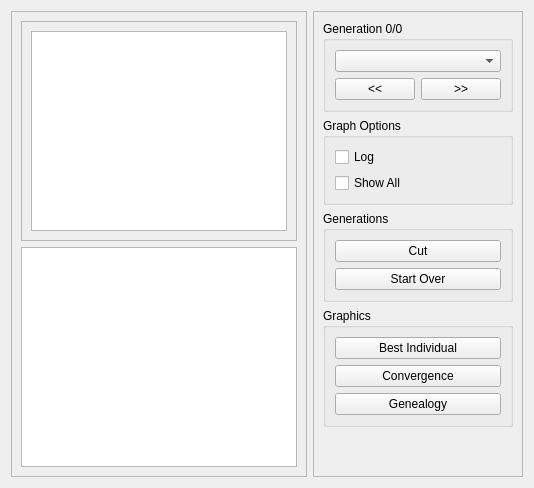
      <widget class="QWidget" name="tab">
       <attribute name="title">
        <string>Results</string>
       </attribute>
       <layout class="QHBoxLayout" name="horizontalLayout_5">
        <item>
         <widget class="QFrame" name="left_menu_frame">
          <property name="frameShape">
           <enum>QFrame::StyledPanel</enum>
          </property>
          <property name="frameShadow">
           <enum>QFrame::Raised</enum>
          </property>
          <layout class="QVBoxLayout" name="verticalLayout_7">
           <item>
            <widget class="QFrame" name="frame_14">
             <property name="frameShape">
              <enum>QFrame::StyledPanel</enum>
             </property>
             <property name="frameShadow">
              <enum>QFrame::Raised</enum>
             </property>
             <layout class="QVBoxLayout" name="chart_layout">
              <item>
               <widget class="QTextEdit" name="textEdit_2"/>
              </item>
             </layout>
            </widget>
           </item>
           <item>
            <widget class="QTableView" name="db_view">
             <attribute name="horizontalHeaderCascadingSectionResizes">
              <bool>true</bool>
             </attribute>
             <attribute name="horizontalHeaderShowSortIndicator" stdset="0">
              <bool>true</bool>
             </attribute>
             <attribute name="horizontalHeaderStretchLastSection">
              <bool>true</bool>
             </attribute>
            </widget>
           </item>
          </layout>
         </widget>
        </item>
        <item>
         <widget class="QFrame" name="right_menu_frame">
          <property name="frameShape">
           <enum>QFrame::StyledPanel</enum>
          </property>
          <property name="frameShadow">
           <enum>QFrame::Raised</enum>
          </property>
          <layout class="QVBoxLayout" name="verticalLayout_11">
           <item>
            <widget class="QGroupBox" name="gen_count_group">
             <property name="title">
              <string>Generation 0/0</string>
             </property>
             <layout class="QGridLayout" name="gridLayout_2">
              <item row="1" column="0">
               <widget class="QPushButton" name="prev_gen_button">
                <property name="text">
                 <string>&lt;&lt;</string>
                </property>
               </widget>
              </item>
              <item row="0" column="0" colspan="2">
               <widget class="QComboBox" name="gen_count_combo"/>
              </item>
              <item row="1" column="1">
               <widget class="QPushButton" name="next_gen_button">
                <property name="text">
                 <string>&gt;&gt;</string>
                </property>
               </widget>
              </item>
             </layout>
            </widget>
           </item>
           <item>
            <widget class="QGroupBox" name="groupBox_4">
             <property name="title">
              <string>Graph Options</string>
             </property>
             <layout class="QVBoxLayout" name="verticalLayout_12">
              <item>
               <widget class="QCheckBox" name="log_check">
                <property name="text">
                 <string>Log</string>
                </property>
               </widget>
              </item>
              <item>
               <widget class="QCheckBox" name="show_all_check">
                <property name="text">
                 <string>Show All</string>
                </property>
               </widget>
              </item>
             </layout>
            </widget>
           </item>
           <item>
            <widget class="QGroupBox" name="groupBox_3">
             <property name="title">
              <string>Generations</string>
             </property>
             <layout class="QVBoxLayout" name="verticalLayout_13">
              <item>
               <widget class="QPushButton" name="gen_cut_button">
                <property name="toolTip">
                 <string>Remove generations ahead of the current generation</string>
                </property>
                <property name="text">
                 <string>Cut</string>
                </property>
               </widget>
              </item>
              <item>
               <widget class="QPushButton" name="gen_start_over_button">
                <property name="toolTip">
                 <string>Remove all the generations, maintaining only the last generation computed</string>
                </property>
                <property name="text">
                 <string>Start Over</string>
                </property>
               </widget>
              </item>
             </layout>
            </widget>
           </item>
           <item>
            <widget class="QGroupBox" name="groupBox_8">
             <property name="title">
              <string>Graphics</string>
             </property>
             <layout class="QVBoxLayout" name="verticalLayout_5">
              <item>
               <widget class="QPushButton" name="best_indiv_button">
                <property name="text">
                 <string>Best Individual</string>
                </property>
               </widget>
              </item>
              <item>
               <widget class="QPushButton" name="convergence_button">
                <property name="text">
                 <string>Convergence</string>
                </property>
               </widget>
              </item>
              <item>
               <widget class="QPushButton" name="genealogy_button">
                <property name="text">
                 <string>Genealogy</string>
                </property>
               </widget>
              </item>
             </layout>
            </widget>
           </item>
           <item>
            <spacer name="verticalSpacer">
             <property name="orientation">
              <enum>Qt::Vertical</enum>
             </property>
             <property name="sizeHint" stdset="0">
              <size>
               <width>20</width>
               <height>40</height>
              </size>
             </property>
            </spacer>
           </item>
          </layout>
         </widget>
        </item>
       </layout>
      </widget>
